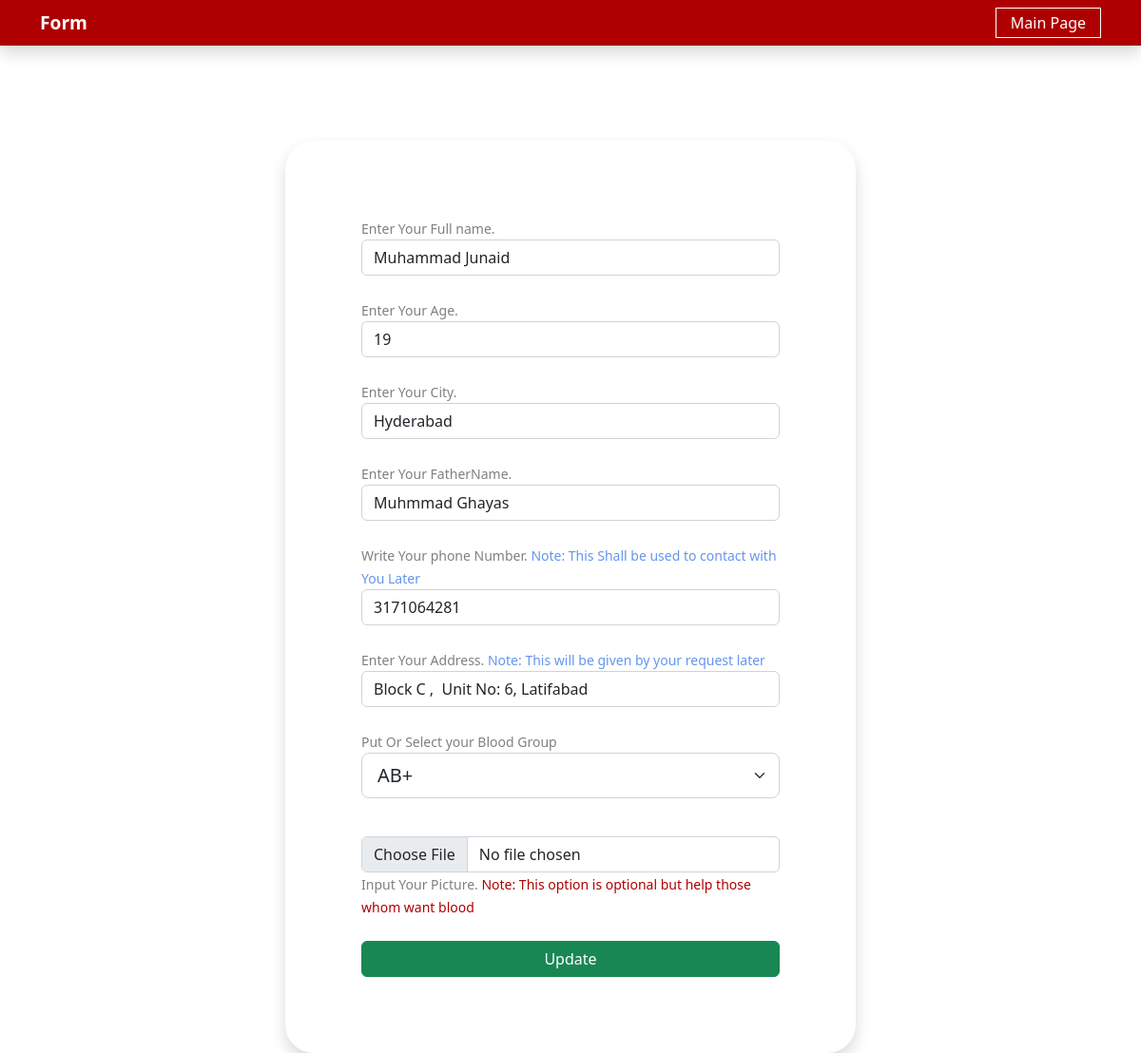
The app's page /updated.php?id=29 with its own data.
### tables this page shows
CREATE TABLE `donordata` (
  `id` int(11) NOT NULL,
  `name` varchar(100) NOT NULL,
  `email` varchar(100) NOT NULL,
  `age` int(100) NOT NULL,
  `fathername` varchar(100) NOT NULL,
  `phone` varchar(100) NOT NULL,
  `bg` varchar(100) NOT NULL,
  `images` varchar(100) NOT NULL DEFAULT 'anonymous',
  `location` varchar(100) NOT NULL,
  `address` varchar(200) NOT NULL
);

### updated.php (the view, shortened to what this page needs)
<?php
$con = mysqli_connect("localhost", "root", "", "project");
if(isset($_GET['id']) )
{
$id =  $_GET['id'];
$select ="SELECT * from donordata where id='$id'";
$row = mysqli_query($con,$select);
$data = mysqli_fetch_assoc($row);
    }
  ?>
<!doctype html>
<html lang="en">
<head>
  <link href="https://cdn.jsdelivr.net/npm/bootstrap@5.2.1/dist/css/bootstrap.min.css" rel="stylesheet"
>
  <link href="https://cdn.jsdelivr.net/npm/bootstrap@5.2.1/dist/css/bootstrap.min.css" rel="stylesheet"
>
  <link rel="stylesheet" href="files/aos.css">
</head>
<body>
  <header class="custom shadow">
    <div class="container box">
      <a href="donor.php" class="navbar-brand">
        <strong style="font-size:larger;">Form</strong>
      </a>
      <a href="index.php" id="logout">Main Page</a>
    </div>
  </header>
  <div class="container foram shadow" data-aos="flip-down" data-aos-duration="2000">
    <div class="col-lg-12">
      <form method="post" enctype="multipart/form-data">
        <small>Enter Your Full name.</small><input type="text"
            value="<?php echo $data['name'] ?>"  name="name" class="form-control" autocomplete="off" Required><br>
        <small>Enter Your Age.</small><input type="number" name="age"
            value="<?php echo $data['age'] ?>" class="form-control" autocomplete="off" Required><br>
        <small>Enter Your City.</small><input type="text" name="loc"
            value="<?php echo $data['location'] ?>" class="form-control" autocomplete="off" Required><br>
        <small>Enter Your FatherName.</small><input type="text"
            value="<?php echo $data['fathername'] ?>" name="fname" class="form-control" autocomplete="off" Required><br>
        <small>Write Your phone Number. <span style="color:cornflowerblue;">Note: This Shall be used to contact with You
            Later</span></small> <input value="<?php echo $data['phone'] ?>"
          type="tel" name="phone" id="phone" class="form-control" Required><br>
        <small>Enter Your Address. <span style="color:cornflowerblue;">Note: This will be given by your request
            later</span></small><input type="text"  value="<?php echo $data['address'] ?>"  name="add" class="form-control" autocomplete="off" Required><br>
        <div class="group">
          <small>Put Or Select your Blood Group</small><input
              value="<?php echo $data['bg'] ?>" list="listitem" class="form-select form-select-lg mb-3"
            aria-label=".form-select-lg example" name="bg" id="sel" Required>
        </div><br>
        <input type="file" name="img" id="picture" class="form-control"><small>Input Your Picture. <span
            style="color:#ae0000;">Note: This option is optional but help those whom want blood</span></small>
        <br><br>
        <div class="d-grid gap-2 fotmar">
          <input class="btn btn-success" type="submit" name="save" id="save" value="Update"/>
        </div>
      </form>
    </div>
  </div>
</body>
</html>

### updated.php (style rules this page uses)
* { margin: 0%; padding: 0%; box-sizing: border-box; }
header { display: flex; justify-content: center; align-items: center; height: 6vh; margin-bottom: 10px; color: white; }
.box { display: flex; justify-content: space-between; align-items: center; }
small { color: grey; }
#logout { text-decoration: none; color: white; border: 1px solid white; padding: 3px 15px; border-radius: 0px; }
.custom { background-color: rgb(174, 0, 0); margin-bottom: 100px; }
.foram { width: 600px; background-color: white; padding: 5rem; border-radius: 30px; }
body { background: url('images/sun-8066051.jpg'); background-size: cover; }

### records on screen
donordata: name "Muhammad Junaid", age "19", loc "Hyderabad", fname "Muhmmad Ghayas", phone "3171064281", add "Block C , Unit No: 6, Latifabad", bg "AB+"
